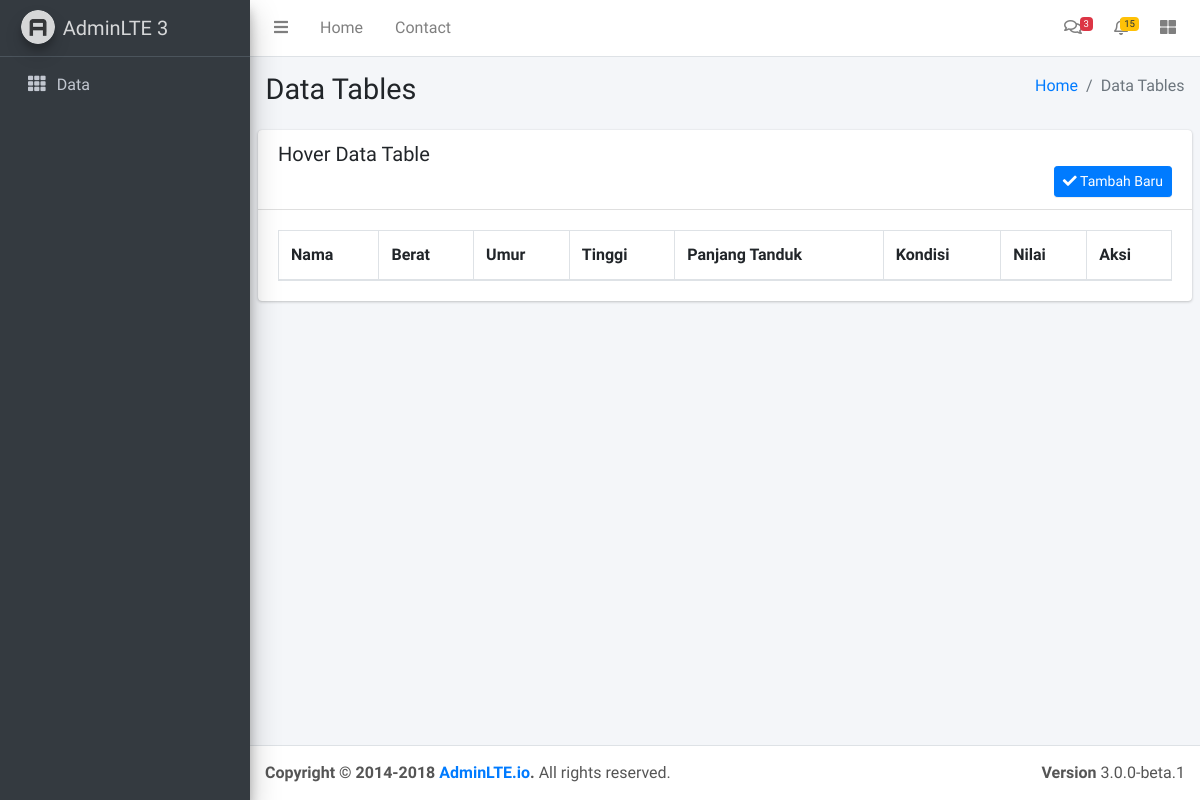
/index.php/crud/testing, run on an earlier commit of the app's database.
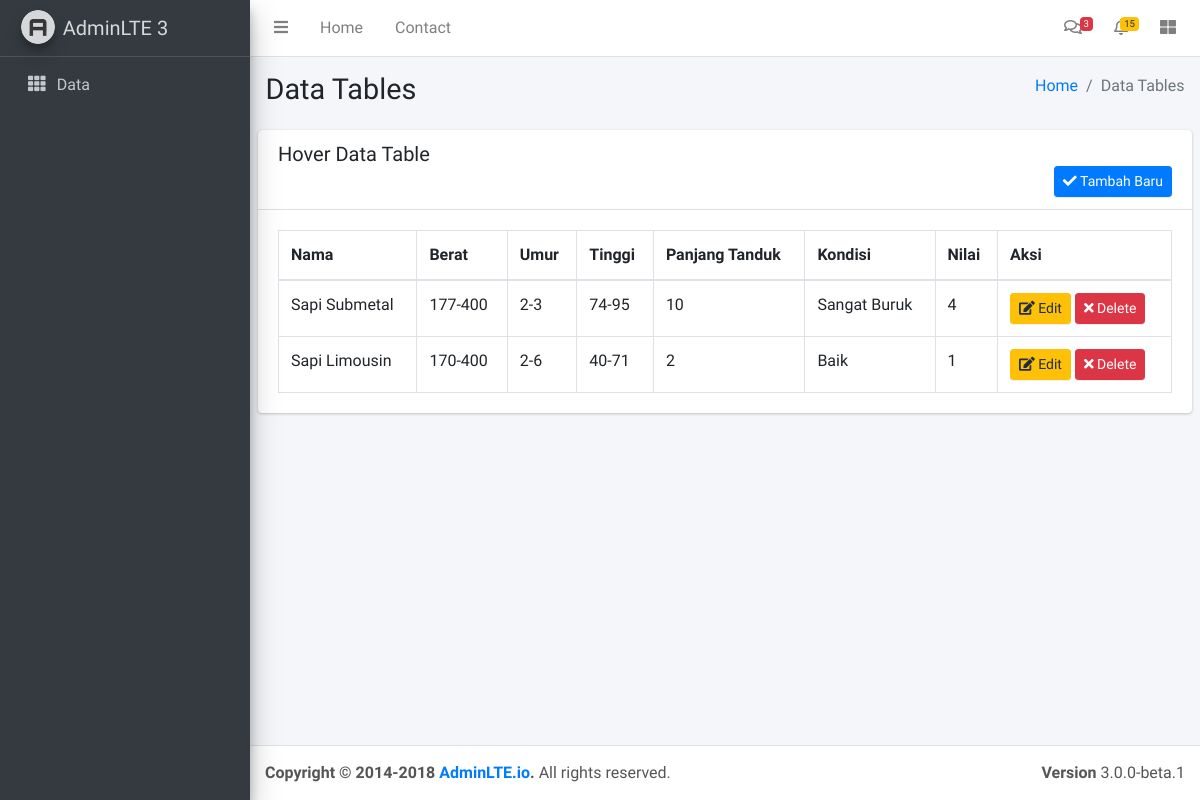
And on a later commit of the database.
### tables this page shows
CREATE TABLE `kriteria` (
  `id_kriteria` int(3) NOT NULL,
  `id_alternatif` varchar(2) NOT NULL,
  `berat` varchar(10) NOT NULL,
  `umur` varchar(10) NOT NULL,
  `tinggi` varchar(10) NOT NULL,
  `panjang_tanduk` varchar(10) NOT NULL,
  `kondisi` varchar(15) NOT NULL,
  `nilai` int(2) NOT NULL
);

CREATE TABLE `alternatif` (
  `id` int(2) NOT NULL,
  `id_alternatif` varchar(2) NOT NULL,
  `jenis_sapi` varchar(15) NOT NULL
);

### application/controllers/Crud.php (called while the page is built, shortened)
<?php
class Crud extends CI_Controller
{
	function __construct(){
		$this->load->model('crud_model');
		$this->load->helper('url');
		$this->load->database();
	}
	public function testing()
	{
		$data['sapi'] = $this->crud_model->getAllKriteria();
		$this->load->view('testaja', $data);
	}
}

### index.php (called while the page is built, shortened)
<?php
require_once BASEPATH.'core/CodeIgniter.php';

### application/models/Crud_model.php (called while the page is built, shortened)
<?php
class Crud_model extends CI_Model
{
	public function getAllKriteria()
	{
		return $this->db->select()
		->from('kriteria')
		->join('alternatif', 'alternatif.id_alternatif=kriteria.id_alternatif')
		->get()
		->result();
	}
}

### application/views/testaja.php (the view, shortened to what this page needs)
<!DOCTYPE html>
<html>
<head>
  <link rel="stylesheet" href="https://use.fontawesome.com/releases/v5.8.2/css/all.css">
  <link rel="stylesheet" href="https://code.ionicframework.com/ionicons/2.0.1/css/ionicons.min.css">
  <link rel="stylesheet" href="<?php echo base_url()?>assets/plugins/datatables/dataTables.bootstrap4.css">
  <link rel="stylesheet" href="<?php echo base_url("assets/dist/css/adminlte.min.css")?>">
</head>
<body class="hold-transition sidebar-mini">
<div class="wrapper">
  <nav class="main-header navbar navbar-expand navbar-white navbar-light border-bottom">
    <ul class="navbar-nav">
      <li class="nav-item">
        <a class="nav-link" data-widget="pushmenu" href="#"><i class="fas fa-bars"></i></a>
      </li>
      <li class="nav-item d-none d-sm-inline-block">
        <a href="../../index3.html" class="nav-link">Home</a>
      </li>
      <li class="nav-item d-none d-sm-inline-block">
        <a href="#" class="nav-link">Contact</a>
      </li>
    </ul>
    <ul class="navbar-nav ml-auto">
      <li class="nav-item dropdown">
        <a class="nav-link" data-toggle="dropdown" href="#">
          <i class="far fa-comments"></i>
          <span class="badge badge-danger navbar-badge">3</span>
        </a>
      </li>
      <li class="nav-item dropdown">
        <a class="nav-link" data-toggle="dropdown" href="#">
          <span class="badge badge-warning navbar-badge">15</span>
        </a>
      </li>
      <li class="nav-item">
        <a class="nav-link" data-widget="control-sidebar" data-slide="true" href="#">
          <i class="fas fa-th-large"></i>
        </a>
      </li>
    </ul>
  </nav>
  <aside class="main-sidebar sidebar-dark-primary elevation-4">
    <a href="../../index3.html" class="brand-link">
      <img src="<?php echo base_url() ?>assets/dist/img/AdminLTELogo.png"
           alt="AdminLTE Logo"
           class="brand-image img-circle elevation-3"
           style="opacity: .8">
      <span class="brand-text font-weight-light">AdminLTE 3</span>
    </a>
    <div class="sidebar">
      <nav class="mt-2">
        <ul class="nav nav-pills nav-sidebar flex-column" data-widget="treeview" role="menu" data-accordion="false">
          <li class="nav-item">
            <a href="../widgets.html" class="nav-link">
              <i class="nav-icon fas fa-th"></i>
              <p>
                Data
                </p>
            </a>
          </li>
        </ul>
      </nav>
    </div>
  </aside>
  <div class="content-wrapper">
    <section class="content-header">
      <div class="container-fluid">
        <div class="row mb-2">
          <div class="col-sm-6">
            <h1>Data Tables</h1>
          </div>
          <div class="col-sm-6">
            <ol class="breadcrumb float-sm-right">
              <li class="breadcrumb-item"><a href="#">Home</a></li>
              <li class="breadcrumb-item active">Data Tables</li>
            </ol>
          </div>
        </div>
      </div>
    </section>
    <section class="content">
      <div class="row">
        <div class="col-12">
          <div class="card">
            <div class="card-header">
              <h3 class="card-title">Hover Data Table</h3>
				<?php echo anchor("crud/testing_tambah/", '<i class="fas fa-check"></i> Tambah Baru', 'class="btn btn-sm btn-primary float-right"') ?>
			</div>
            <div class="card-body">
              <table id="example2" class="table table-bordered table-hover">
                <thead>
                <tr>
                	<th>Nama</th>
                  <th>Berat</th>
                  <th>Umur</th>
                  <th>Tinggi</th>
                  <th>Panjang Tanduk</th>
                  <th>Kondisi</th>
                  <th>Nilai
                  <th>Aksi</th>
                </tr>
                </thead>
                <tbody>
                	<?php foreach ($sapi as $sp): ?>
                <tr>
                	<td><?php echo $sp->jenis_sapi ?></td>
                  <td><?php echo $sp->berat ?></td>
                  <td><?php echo $sp->umur ?>
                  </td>
                  <td><?php echo $sp->tinggi ?></td>
                  <td><?php echo $sp->panjang_tanduk ?></td>
                  <td><?php echo $sp->kondisi ?></td>
                  <td><?php echo $sp->nilai ?></td>
                  <td>
                  	<?php echo anchor("crud/testing_edit/$sp->id_kriteria", '<i class="fas fa-edit"></i> Edit', 'class="btn btn-sm btn-warning"') ?>
                  	<?php echo anchor("crud/testing_delete/$sp->id_kriteria", '<i class="fas fa-times"></i> Delete', 'class="btn btn-sm btn-danger"') ?>
                  </td>
                </tr>
            <?php endforeach; ?>
                </tbody>
              </table>
            </div>
          </div>
      </div>
    </section>
  </div>
  <footer class="main-footer">
    <div class="float-right d-none d-sm-block">
      <b>Version</b> 3.0.0-beta.1
    </div>
    <strong>Copyright &copy; 2014-2018 <a href="http://adminlte.io">AdminLTE.io</a>.</strong> All rights
    reserved.
  </footer>
</div>
</body>
</html>

What changed in the data, as far as the page shows it:
added kriteria: id_alternatif.jenis_sapi "Sapi Submetal", berat "177-400", umur "2-3", tinggi "74-95", panjang_tanduk "10", kondisi "Sangat Buruk", nilai "4", id_kriteria "Edit", id_kriteria "Delete"
added kriteria: id_alternatif.jenis_sapi "Sapi Limousin", berat "170-400", umur "2-6", tinggi "40-71", panjang_tanduk "2", kondisi "Baik", nilai "1", id_kriteria "Edit", id_kriteria "Delete"
